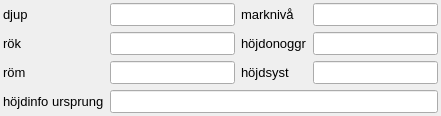
     <widget class="QWidget" name="tab">
      <property name="minimumSize">
       <size>
        <width>0</width>
        <height>0</height>
       </size>
      </property>
      <attribute name="title">
       <string>Nivå och djup (m)</string>
      </attribute>
      <layout class="QGridLayout" name="gridLayout">
       <property name="leftMargin">
        <number>3</number>
       </property>
       <property name="topMargin">
        <number>3</number>
       </property>
       <property name="rightMargin">
        <number>3</number>
       </property>
       <property name="bottomMargin">
        <number>3</number>
       </property>
       <item row="0" column="0">
        <widget class="QLabel" name="label_6">
         <property name="enabled">
          <bool>true</bool>
         </property>
         <property name="sizePolicy">
          <sizepolicy hsizetype="Minimum" vsizetype="Fixed">
           <horstretch>0</horstretch>
           <verstretch>0</verstretch>
          </sizepolicy>
         </property>
         <property name="minimumSize">
          <size>
           <width>0</width>
           <height>0</height>
          </size>
         </property>
         <property name="maximumSize">
          <size>
           <width>16777215</width>
           <height>16777215</height>
          </size>
         </property>
         <property name="font">
          <font>
           <family>Arial</family>
           <pointsize>10</pointsize>
          </font>
         </property>
         <property name="layoutDirection">
          <enum>Qt::RightToLeft</enum>
         </property>
         <property name="text">
          <string>djup</string>
         </property>
         <property name="alignment">
          <set>Qt::AlignLeading|Qt::AlignLeft|Qt::AlignVCenter</set>
         </property>
        </widget>
       </item>
       <item row="0" column="1">
        <widget class="QLineEdit" name="length">
         <property name="sizePolicy">
          <sizepolicy hsizetype="Expanding" vsizetype="Fixed">
           <horstretch>0</horstretch>
           <verstretch>0</verstretch>
          </sizepolicy>
         </property>
         <property name="minimumSize">
          <size>
           <width>0</width>
           <height>0</height>
          </size>
         </property>
         <property name="maximumSize">
          <size>
           <width>16777215</width>
           <height>16777215</height>
          </size>
         </property>
         <property name="font">
          <font>
           <family>Arial</family>
           <pointsize>10</pointsize>
          </font>
         </property>
         <property name="toolTip">
          <string>&lt;!DOCTYPE HTML PUBLIC &quot;-//W3C//DTD HTML 4.0//EN&quot; &quot;http://www.w3.org/TR/REC-html40/strict.dtd&quot;&gt;
&lt;html&gt;&lt;head&gt;&lt;meta name=&quot;qrichtext&quot; content=&quot;1&quot; /&gt;&lt;style type=&quot;text/css&quot;&gt;
p, li { white-space: pre-wrap; }
&lt;/style&gt;&lt;/head&gt;&lt;body style=&quot; font-family:'Ubuntu'; font-size:11pt; font-weight:400; font-style:normal;&quot;&gt;
&lt;p style=&quot; margin-top:0px; margin-bottom:0px; margin-left:0px; margin-right:0px; -qt-block-indent:0; text-indent:0px;&quot;&gt;&lt;span style=&quot; font-family:'MS Shell Dlg 2'; font-size:8pt;&quot;&gt;Avstånd från markytan&lt;/span&gt;&lt;/p&gt;
&lt;p style=&quot; margin-top:0px; margin-bottom:0px; margin-left:0px; margin-right:0px; -qt-block-indent:0; text-indent:0px;&quot;&gt;&lt;span style=&quot; font-family:'MS Shell Dlg 2'; font-size:8pt;&quot;&gt;till observationspunktens&lt;/span&gt;&lt;/p&gt;
&lt;p style=&quot; margin-top:0px; margin-bottom:0px; margin-left:0px; margin-right:0px; -qt-block-indent:0; text-indent:0px;&quot;&gt;&lt;span style=&quot; font-family:'MS Shell Dlg 2'; font-size:8pt;&quot;&gt;botten (botten på brunnen,&lt;/span&gt;&lt;/p&gt;
&lt;p style=&quot; margin-top:0px; margin-bottom:0px; margin-left:0px; margin-right:0px; -qt-block-indent:0; text-indent:0px;&quot;&gt;&lt;span style=&quot; font-family:'MS Shell Dlg 2'; font-size:8pt;&quot;&gt;rördrivningens spets etc.)&lt;/span&gt;&lt;/p&gt;&lt;/body&gt;&lt;/html&gt;</string>
         </property>
        </widget>
       </item>
       <item row="0" column="2">
        <widget class="QLabel" name="label_9">
         <property name="enabled">
          <bool>true</bool>
         </property>
         <property name="sizePolicy">
          <sizepolicy hsizetype="Minimum" vsizetype="Fixed">
           <horstretch>0</horstretch>
           <verstretch>0</verstretch>
          </sizepolicy>
         </property>
         <property name="minimumSize">
          <size>
           <width>0</width>
           <height>0</height>
          </size>
         </property>
         <property name="maximumSize">
          <size>
           <width>16777215</width>
           <height>16777215</height>
          </size>
         </property>
         <property name="font">
          <font>
           <family>Arial</family>
           <pointsize>10</pointsize>
          </font>
         </property>
         <property name="layoutDirection">
          <enum>Qt::RightToLeft</enum>
         </property>
         <property name="text">
          <string>marknivå</string>
         </property>
         <property name="alignment">
          <set>Qt::AlignLeading|Qt::AlignLeft|Qt::AlignVCenter</set>
         </property>
        </widget>
       </item>
       <item row="0" column="3">
        <widget class="QLineEdit" name="h_gs">
         <property name="sizePolicy">
          <sizepolicy hsizetype="Expanding" vsizetype="Fixed">
           <horstretch>0</horstretch>
           <verstretch>0</verstretch>
          </sizepolicy>
         </property>
         <property name="minimumSize">
          <size>
           <width>0</width>
           <height>0</height>
          </size>
         </property>
         <property name="maximumSize">
          <size>
           <width>16777215</width>
           <height>16777215</height>
          </size>
         </property>
         <property name="font">
          <font>
           <family>Arial</family>
           <pointsize>10</pointsize>
          </font>
         </property>
         <property name="toolTip">
          <string>&lt;!DOCTYPE HTML PUBLIC &quot;-//W3C//DTD HTML 4.0//EN&quot; &quot;http://www.w3.org/TR/REC-html40/strict.dtd&quot;&gt;
&lt;html&gt;&lt;head&gt;&lt;meta name=&quot;qrichtext&quot; content=&quot;1&quot; /&gt;&lt;style type=&quot;text/css&quot;&gt;
p, li { white-space: pre-wrap; }
&lt;/style&gt;&lt;/head&gt;&lt;body style=&quot; font-family:'Ubuntu'; font-size:11pt; font-weight:400; font-style:normal;&quot;&gt;
&lt;p style=&quot; margin-top:0px; margin-bottom:0px; margin-left:0px; margin-right:0px; -qt-block-indent:0; text-indent:0px;&quot;&gt;markytans nivå i meter över havet&lt;/p&gt;&lt;/body&gt;&lt;/html&gt;</string>
         </property>
        </widget>
       </item>
       <item row="1" column="0">
        <widget class="QLabel" name="label_3">
         <property name="enabled">
          <bool>true</bool>
         </property>
         <property name="sizePolicy">
          <sizepolicy hsizetype="Minimum" vsizetype="Fixed">
           <horstretch>0</horstretch>
           <verstretch>0</verstretch>
          </sizepolicy>
         </property>
         <property name="minimumSize">
          <size>
           <width>0</width>
           <height>0</height>
          </size>
         </property>
         <property name="maximumSize">
          <size>
           <width>16777215</width>
           <height>16777215</height>
          </size>
         </property>
         <property name="font">
          <font>
           <family>Arial</family>
           <pointsize>10</pointsize>
          </font>
         </property>
         <property name="layoutDirection">
          <enum>Qt::RightToLeft</enum>
         </property>
         <property name="text">
          <string>rök</string>
         </property>
         <property name="alignment">
          <set>Qt::AlignLeading|Qt::AlignLeft|Qt::AlignVCenter</set>
         </property>
        </widget>
       </item>
       <item row="1" column="1">
        <widget class="QLineEdit" name="h_toc">
         <property name="sizePolicy">
          <sizepolicy hsizetype="Expanding" vsizetype="Fixed">
           <horstretch>0</horstretch>
           <verstretch>0</verstretch>
          </sizepolicy>
         </property>
         <property name="minimumSize">
          <size>
           <width>0</width>
           <height>0</height>
          </size>
         </property>
         <property name="maximumSize">
          <size>
           <width>16777215</width>
           <height>16777215</height>
          </size>
         </property>
         <property name="font">
          <font>
           <family>Arial</family>
           <pointsize>10</pointsize>
          </font>
         </property>
         <property name="toolTip">
          <string>&lt;!DOCTYPE HTML PUBLIC &quot;-//W3C//DTD HTML 4.0//EN&quot; &quot;http://www.w3.org/TR/REC-html40/strict.dtd&quot;&gt;
&lt;html&gt;&lt;head&gt;&lt;meta name=&quot;qrichtext&quot; content=&quot;1&quot; /&gt;&lt;style type=&quot;text/css&quot;&gt;
p, li { white-space: pre-wrap; }
&lt;/style&gt;&lt;/head&gt;&lt;body style=&quot; font-family:'Ubuntu'; font-size:11pt; font-weight:400; font-style:normal;&quot;&gt;
&lt;p style=&quot; margin-top:0px; margin-bottom:0px; margin-left:0px; margin-right:0px; -qt-block-indent:0; text-indent:0px;&quot;&gt;Mätpunkt för mätning&lt;/p&gt;
&lt;p style=&quot; margin-top:0px; margin-bottom:0px; margin-left:0px; margin-right:0px; -qt-block-indent:0; text-indent:0px;&quot;&gt;av vattennivåer&lt;/p&gt;&lt;/body&gt;&lt;/html&gt;</string>
         </property>
        </widget>
       </item>
       <item row="1" column="2">
        <widget class="QLabel" name="label_8">
         <property name="enabled">
          <bool>true</bool>
         </property>
         <property name="sizePolicy">
          <sizepolicy hsizetype="Minimum" vsizetype="Fixed">
           <horstretch>0</horstretch>
           <verstretch>0</verstretch>
          </sizepolicy>
         </property>
         <property name="minimumSize">
          <size>
           <width>0</width>
           <height>0</height>
          </size>
         </property>
         <property name="maximumSize">
          <size>
           <width>16777215</width>
           <height>16777215</height>
          </size>
         </property>
         <property name="font">
          <font>
           <family>Arial</family>
           <pointsize>10</pointsize>
          </font>
         </property>
         <property name="layoutDirection">
          <enum>Qt::RightToLeft</enum>
         </property>
         <property name="text">
          <string>höjdonoggr</string>
         </property>
         <property name="alignment">
          <set>Qt::AlignLeading|Qt::AlignLeft|Qt::AlignVCenter</set>
         </property>
        </widget>
       </item>
       <item row="1" column="3">
        <widget class="QLineEdit" name="h_accur">
         <property name="sizePolicy">
          <sizepolicy hsizetype="Expanding" vsizetype="Fixed">
           <horstretch>0</horstretch>
           <verstretch>0</verstretch>
          </sizepolicy>
         </property>
         <property name="minimumSize">
          <size>
           <width>0</width>
           <height>0</height>
          </size>
         </property>
         <property name="maximumSize">
          <size>
           <width>16777215</width>
           <height>16777215</height>
          </size>
         </property>
         <property name="font">
          <font>
           <family>Arial</family>
           <pointsize>10</pointsize>
          </font>
         </property>
         <property name="toolTip">
          <string>&lt;!DOCTYPE HTML PUBLIC &quot;-//W3C//DTD HTML 4.0//EN&quot; &quot;http://www.w3.org/TR/REC-html40/strict.dtd&quot;&gt;
&lt;html&gt;&lt;head&gt;&lt;meta name=&quot;qrichtext&quot; content=&quot;1&quot; /&gt;&lt;style type=&quot;text/css&quot;&gt;
p, li { white-space: pre-wrap; }
&lt;/style&gt;&lt;/head&gt;&lt;body style=&quot; font-family:'Ubuntu'; font-size:11pt; font-weight:400; font-style:normal;&quot;&gt;
&lt;p style=&quot; margin-top:0px; margin-bottom:0px; margin-left:0px; margin-right:0px; -qt-block-indent:0; text-indent:0px;&quot;&gt;Onoggrannhet i höjd,&lt;/p&gt;
&lt;p style=&quot; margin-top:0px; margin-bottom:0px; margin-left:0px; margin-right:0px; -qt-block-indent:0; text-indent:0px;&quot;&gt;avser Rök.&lt;/p&gt;&lt;/body&gt;&lt;/html&gt;</string>
         </property>
        </widget>
       </item>
       <item row="2" column="0">
        <widget class="QLabel" name="label_5">
         <property name="enabled">
          <bool>true</bool>
         </property>
         <property name="sizePolicy">
          <sizepolicy hsizetype="Minimum" vsizetype="Fixed">
           <horstretch>0</horstretch>
           <verstretch>0</verstretch>
          </sizepolicy>
         </property>
         <property name="minimumSize">
          <size>
           <width>0</width>
           <height>0</height>
          </size>
         </property>
         <property name="maximumSize">
          <size>
           <width>16777215</width>
           <height>16777215</height>
          </size>
         </property>
         <property name="font">
          <font>
           <family>Arial</family>
           <pointsize>10</pointsize>
          </font>
         </property>
         <property name="layoutDirection">
          <enum>Qt::RightToLeft</enum>
         </property>
         <property name="text">
          <string>röm</string>
         </property>
         <property name="alignment">
          <set>Qt::AlignLeading|Qt::AlignLeft|Qt::AlignVCenter</set>
         </property>
         <property name="wordWrap">
          <bool>true</bool>
         </property>
        </widget>
       </item>
       <item row="2" column="1">
        <widget class="QLineEdit" name="h_tocags">
         <property name="sizePolicy">
          <sizepolicy hsizetype="Expanding" vsizetype="Fixed">
           <horstretch>0</horstretch>
           <verstretch>0</verstretch>
          </sizepolicy>
         </property>
         <property name="minimumSize">
          <size>
           <width>0</width>
           <height>0</height>
          </size>
         </property>
         <property name="maximumSize">
          <size>
           <width>16777215</width>
           <height>16777215</height>
          </size>
         </property>
         <property name="font">
          <font>
           <family>Arial</family>
           <pointsize>10</pointsize>
          </font>
         </property>
         <property name="toolTip">
          <string>&lt;!DOCTYPE HTML PUBLIC &quot;-//W3C//DTD HTML 4.0//EN&quot; &quot;http://www.w3.org/TR/REC-html40/strict.dtd&quot;&gt;
&lt;html&gt;&lt;head&gt;&lt;meta name=&quot;qrichtext&quot; content=&quot;1&quot; /&gt;&lt;style type=&quot;text/css&quot;&gt;
p, li { white-space: pre-wrap; }
&lt;/style&gt;&lt;/head&gt;&lt;body style=&quot; font-family:'Ubuntu'; font-size:11pt; font-weight:400; font-style:normal;&quot;&gt;
&lt;p style=&quot; margin-top:0px; margin-bottom:0px; margin-left:0px; margin-right:0px; -qt-block-indent:0; text-indent:0px;&quot;&gt;Rörövermått, avståndet &lt;/p&gt;
&lt;p style=&quot; margin-top:0px; margin-bottom:0px; margin-left:0px; margin-right:0px; -qt-block-indent:0; text-indent:0px;&quot;&gt;från Rök till markytan&lt;/p&gt;&lt;/body&gt;&lt;/html&gt;</string>
         </property>
         <property name="layoutDirection">
          <enum>Qt::LeftToRight</enum>
         </property>
        </widget>
       </item>
       <item row="2" column="2">
        <widget class="QLabel" name="label_7">
         <property name="enabled">
          <bool>true</bool>
         </property>
         <property name="sizePolicy">
          <sizepolicy hsizetype="Minimum" vsizetype="Fixed">
           <horstretch>0</horstretch>
           <verstretch>0</verstretch>
          </sizepolicy>
         </property>
         <property name="minimumSize">
          <size>
           <width>0</width>
           <height>0</height>
          </size>
         </property>
         <property name="maximumSize">
          <size>
           <width>16777215</width>
           <height>16777215</height>
          </size>
         </property>
         <property name="font">
          <font>
           <family>Arial</family>
           <pointsize>10</pointsize>
          </font>
         </property>
         <property name="layoutDirection">
          <enum>Qt::RightToLeft</enum>
         </property>
         <property name="text">
          <string>höjdsyst</string>
         </property>
         <property name="alignment">
          <set>Qt::AlignLeading|Qt::AlignLeft|Qt::AlignVCenter</set>
         </property>
         <property name="wordWrap">
          <bool>true</bool>
         </property>
        </widget>
       </item>
       <item row="2" column="3">
        <widget class="QLineEdit" name="h_syst">
         <property name="sizePolicy">
          <sizepolicy hsizetype="Expanding" vsizetype="Fixed">
           <horstretch>0</horstretch>
           <verstretch>0</verstretch>
          </sizepolicy>
         </property>
         <property name="minimumSize">
          <size>
           <width>0</width>
           <height>0</height>
          </size>
         </property>
         <property name="maximumSize">
          <size>
           <width>16777215</width>
           <height>16777215</height>
          </size>
         </property>
         <property name="font">
          <font>
           <family>Arial</family>
           <pointsize>10</pointsize>
          </font>
         </property>
         <property name="toolTip">
          <string>&lt;!DOCTYPE HTML PUBLIC &quot;-//W3C//DTD HTML 4.0//EN&quot; &quot;http://www.w3.org/TR/REC-html40/strict.dtd&quot;&gt;
&lt;html&gt;&lt;head&gt;&lt;meta name=&quot;qrichtext&quot; content=&quot;1&quot; /&gt;&lt;style type=&quot;text/css&quot;&gt;
p, li { white-space: pre-wrap; }
&lt;/style&gt;&lt;/head&gt;&lt;body style=&quot; font-family:'Ubuntu'; font-size:11pt; font-weight:400; font-style:normal;&quot;&gt;
&lt;p style=&quot; margin-top:0px; margin-bottom:0px; margin-left:0px; margin-right:0px; -qt-block-indent:0; text-indent:0px;&quot;&gt;RH00&lt;/p&gt;
&lt;p style=&quot; margin-top:0px; margin-bottom:0px; margin-left:0px; margin-right:0px; -qt-block-indent:0; text-indent:0px;&quot;&gt;RH70&lt;/p&gt;
&lt;p style=&quot; margin-top:0px; margin-bottom:0px; margin-left:0px; margin-right:0px; -qt-block-indent:0; text-indent:0px;&quot;&gt;RH2000&lt;/p&gt;
&lt;p style=&quot; margin-top:0px; margin-bottom:0px; margin-left:0px; margin-right:0px; -qt-block-indent:0; text-indent:0px;&quot;&gt;etc&lt;/p&gt;&lt;/body&gt;&lt;/html&gt;</string>
         </property>
         <property name="layoutDirection">
          <enum>Qt::LeftToRight</enum>
         </property>
        </widget>
       </item>
       <item row="3" column="0">
        <widget class="QLabel" name="label_15">
         <property name="sizePolicy">
          <sizepolicy hsizetype="Minimum" vsizetype="Fixed">
           <horstretch>0</horstretch>
           <verstretch>0</verstretch>
          </sizepolicy>
         </property>
         <property name="minimumSize">
          <size>
           <width>0</width>
           <height>0</height>
          </size>
         </property>
         <property name="maximumSize">
          <size>
           <width>16777215</width>
           <height>16777215</height>
          </size>
         </property>
         <property name="font">
          <font>
           <family>Arial</family>
           <pointsize>10</pointsize>
          </font>
         </property>
         <property name="text">
          <string>höjdinfo ursprung</string>
         </property>
         <property name="alignment">
          <set>Qt::AlignLeading|Qt::AlignLeft|Qt::AlignVCenter</set>
         </property>
        </widget>
       </item>
       <item row="3" column="1" colspan="3">
        <widget class="QLineEdit" name="h_source">
         <property name="sizePolicy">
          <sizepolicy hsizetype="Expanding" vsizetype="Fixed">
           <horstretch>0</horstretch>
           <verstretch>0</verstretch>
          </sizepolicy>
         </property>
         <property name="minimumSize">
          <size>
           <width>0</width>
           <height>0</height>
          </size>
         </property>
         <property name="maximumSize">
          <size>
           <width>16777215</width>
           <height>16777215</height>
          </size>
         </property>
         <property name="font">
          <font>
           <family>Arial</family>
           <pointsize>10</pointsize>
          </font>
         </property>
         <property name="toolTip">
          <string>&lt;!DOCTYPE HTML PUBLIC &quot;-//W3C//DTD HTML 4.0//EN&quot; &quot;http://www.w3.org/TR/REC-html40/strict.dtd&quot;&gt;
&lt;html&gt;&lt;head&gt;&lt;meta name=&quot;qrichtext&quot; content=&quot;1&quot; /&gt;&lt;style type=&quot;text/css&quot;&gt;
p, li { white-space: pre-wrap; }
&lt;/style&gt;&lt;/head&gt;&lt;body style=&quot; font-family:'Ubuntu'; font-size:11pt; font-weight:400; font-style:normal;&quot;&gt;
&lt;p style=&quot; margin-top:0px; margin-bottom:0px; margin-left:0px; margin-right:0px; -qt-block-indent:0; text-indent:0px;&quot;&gt;Varifrån kommer höjdinformationen?&lt;/p&gt;&lt;/body&gt;&lt;/html&gt;</string>
         </property>
        </widget>
       </item>
      </layout>
     </widget>
